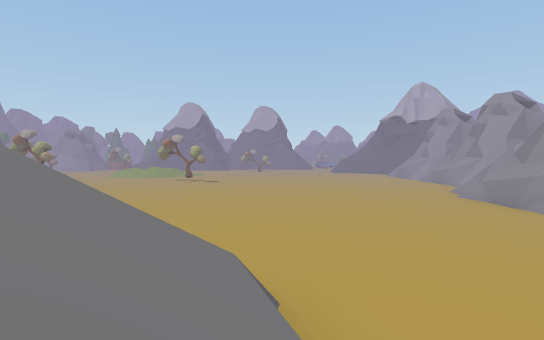
[1] (above)

24 first-person views from a walk through a Unity game level. The camera is 1.2 m above the floor, tilts 2° down and sees 80° across. The floor is counted in squares, 2 m on a side. Each view is taken from the middle of a square. On the plan, view 1 faces up. The plan holds only what a view shows up to about 10 squares ahead; the rest is blank. The place goes on beyond the plan. The player is left out. Some animated figures are not drawn.

[2]
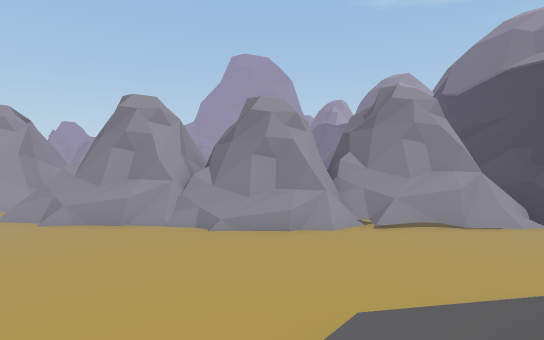

[3]
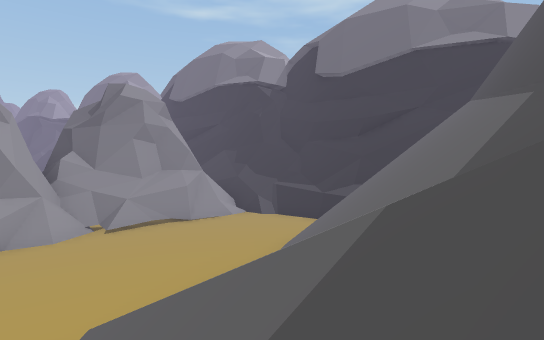

[4]
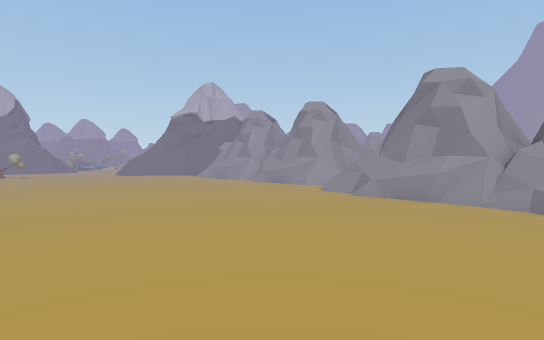

[5]
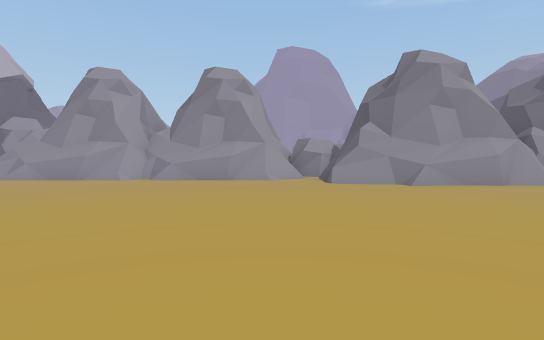

[6]
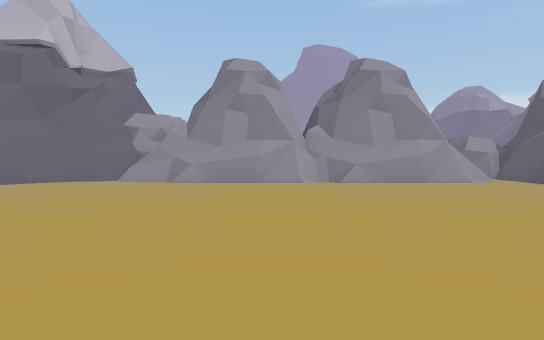

[7]
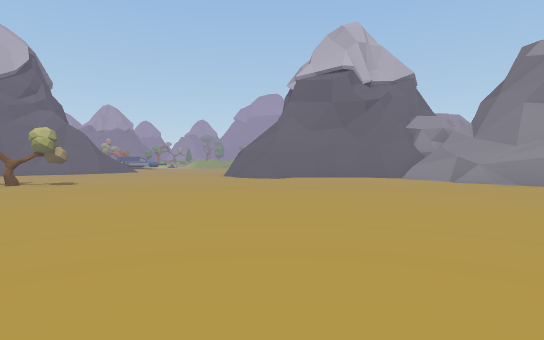

[8]
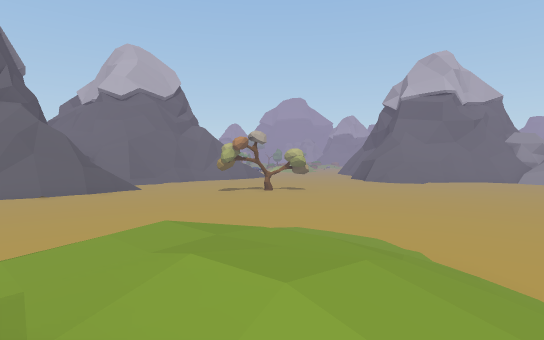

[9]
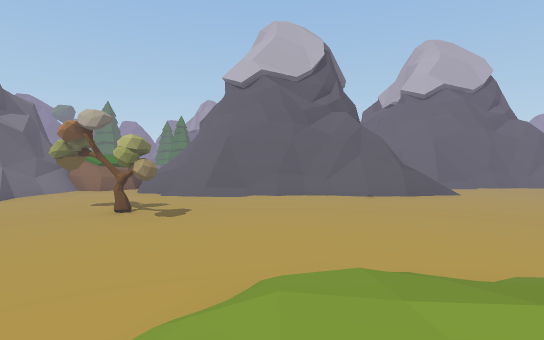

[10]
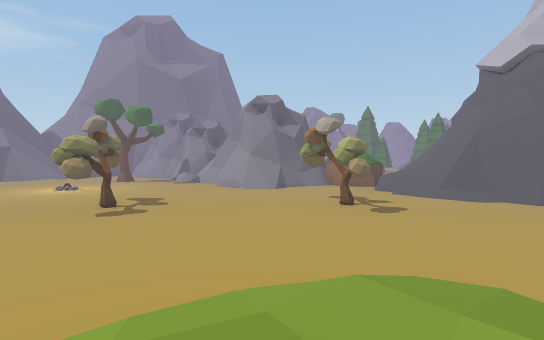

[11]
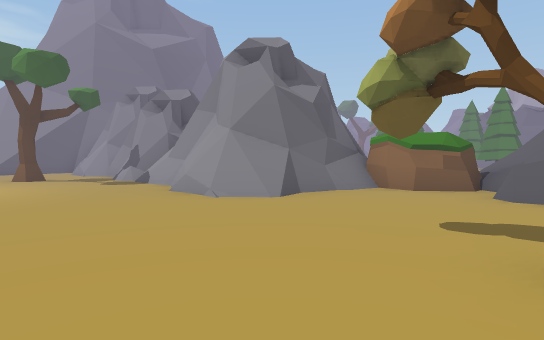

[12]
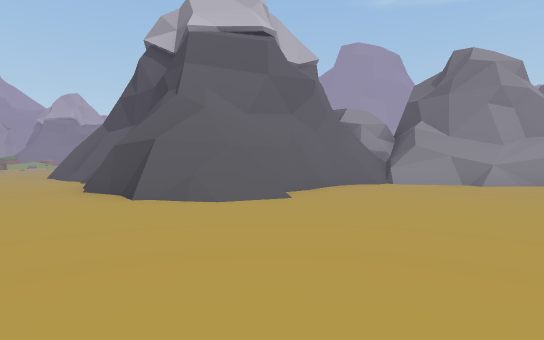

[13]
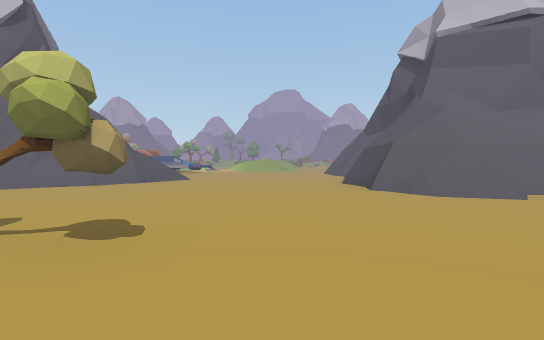

[14]
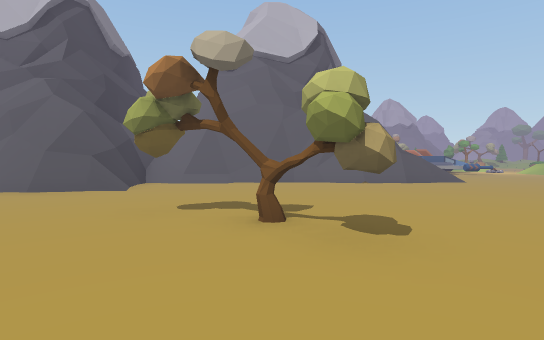

[15]
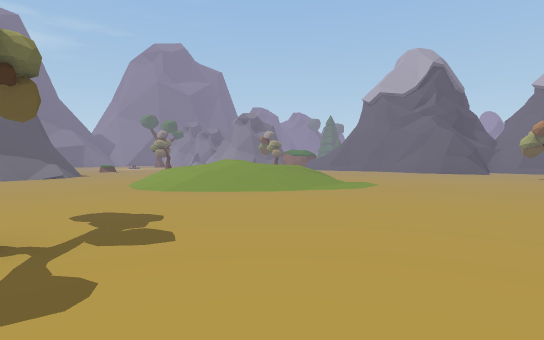

[16]
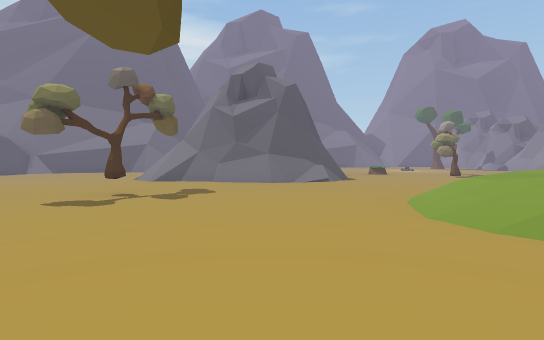

[17]
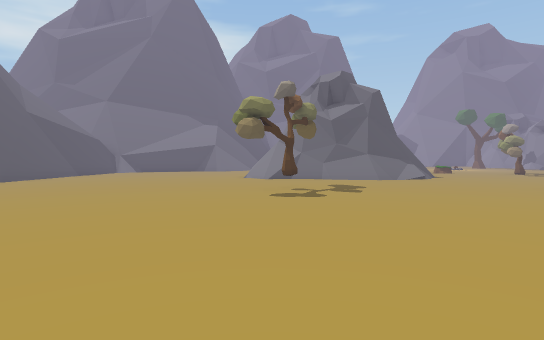

[18]
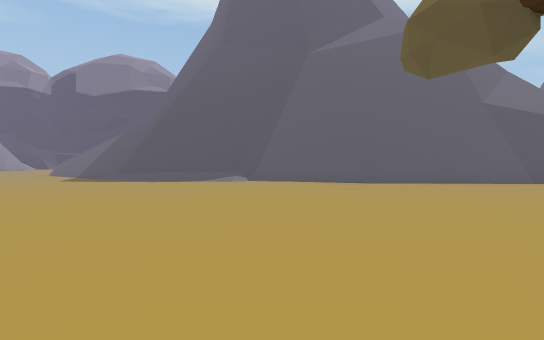

[19]
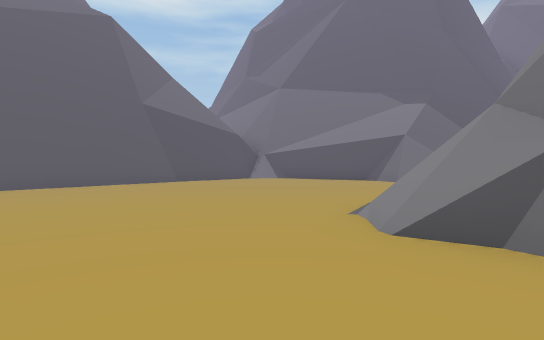

[20]
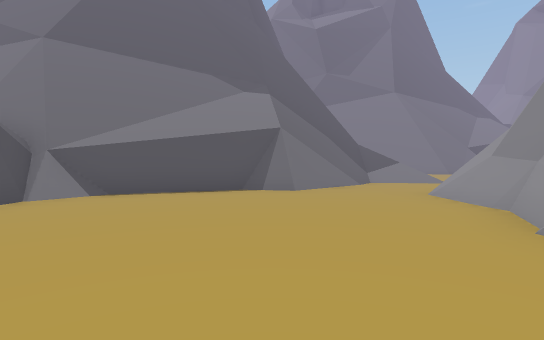

[21]
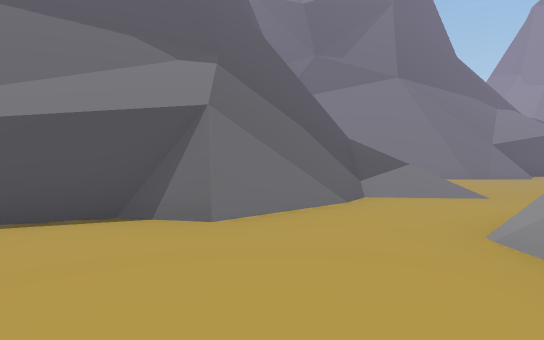

[22]
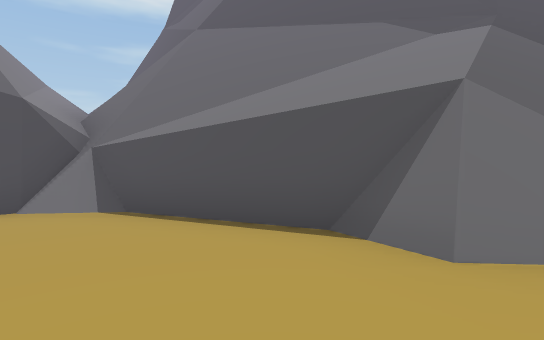

[23]
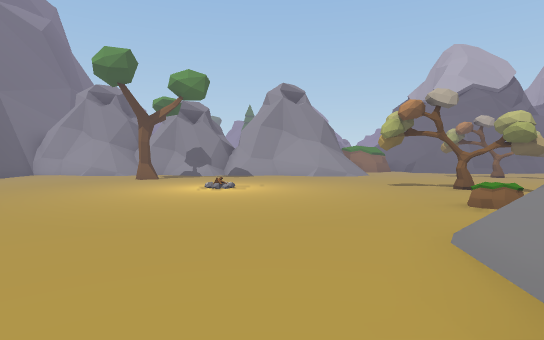

[24]
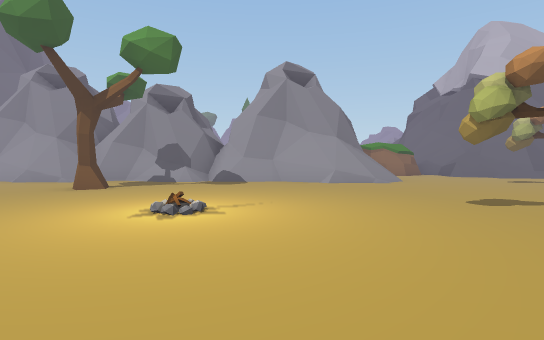

### Floor plan
Key: @ floor where view 1 was taken; # wall or solid block; . floor; / step, stairs or slope; = window, fence, low wall or low ledge; ^ raised ledge; v drop or lower ground; T tree; R rock.
Columns run from 24 left of view 1 to 10 right of it. Each row starts with its distance up from view 1.
 31        ^#RR= =^#   ##..=.###... ../
 30         #..==#######............./#
 29     ##^^#...///#####............./#
 28 #######//......................## #
 27 ....../=/..T..........T.......###^
 26 .T..........T..........T.....=//#^
 25 .............T..........T....///^
 24 ............................./#/#
 23 ...............................###
 22 .........T.....////.............###
 21  .............//////............=#
 20  .......R ....//////............##
 19 ........  .....////............=##
 18 .......   #/...///.............##
 17 ......=   #/...................##
 16 .... .    =#/..................=#
 15   ...     ##........T..........=#
 14    //. #####......... .........^#
 13  ////..###=#...T...............##
 12  ^///................ .........##
 11  ^///=..............  ..........#
 10  ^///v=.......................=##
  9  ^#///v.......................##
  8   #///=.......................#
  7   ^/////......................#
  6   ^#///########...............#  #
  5    ^///=    ######///........=#  #
  4    ^///#        #####//......##
  3    ^/ /#             / /.....##
  2    ^/ =#              ///....#
  1    ^/ #               ///....#
  0                      #//@/...#
 -1                      ^////...#
 -2                      ^#///...##
 -3                       #// ...##
 -4                       ^   ...=#
 -5                           #####
 -6                          ###
 -7                         ^^

Positions as (right, up) in squares from view 1, and headings:
1: (0, 0), facing up
2: (-3, 3), facing right
3: (-3, 3), facing down-right
4: (-3, 4), facing up-right
5: (-2, 12), facing right
6: (-1, 17), facing right
7: (-2, 17), facing up-right
8: (-8, 19), facing up-right
9: (-9, 20), facing up
10: (-8, 20), facing up-left
11: (-12, 24), facing up-left
12: (0, 24), facing right
13: (-1, 23), facing up-right
14: (-1, 23), facing up
15: (-1, 15), facing up-left
16: (-4, 16), facing left
17: (-3, 13), facing left
18: (-8, 14), facing down
19: (-10, 14), facing down-left
20: (-12, 10), facing left
21: (-15, 11), facing left
22: (-16, 11), facing down-left
23: (-19, 16), facing up
24: (-19, 19), facing up
